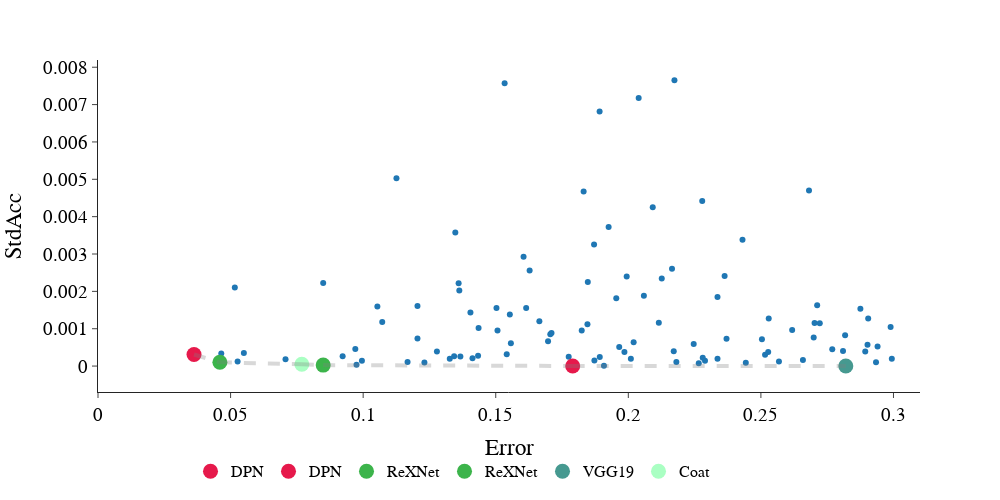

Notebook code cell kept with this figure:
### Code cell
import plotly
df = err_df.merge(stdacc_df, on=['index','epoch'])
df = df[df['epoch'] == 99]
df = df.rename(columns={'Metric_x':'Error'})
df = df.rename(columns={'Metric_y':'Disparity'})
df = df.dropna()
df = df[df['Error']<0.3]
df = df[df['Disparity']<2.0]
df.loc[:,'model'] = df['index'].apply(lambda x: get_name_details(x)[1])
df = df.sort_values(by=['model'])


fig = px.scatter(df, x='Error', 
                 y='Disparity', 
                 template="simple_white", 
                 width=1000, height= 500
            )

fig.update_layout(
    yaxis_title="StdAcc",
#     yaxis_range=[0,6.15],
    xaxis_range=[0,.31],
    font=dict(
        family="Times New Roman",
        size=19,
        color="Black"
    )
)
fig.add_shape(type='line',
                x0=0,y0=0,x1=1,y1=0,
                line=dict(color='Red',),
                xref='x',yref='y'
)
p = np.array(preparePareto(df[['Error','Disparity']], False, False).dropna())
for x, y in zip(p[:-1], p[1:]):
    fig.add_shape(type='line',
                x0=x[0],y0=x[1],x1=y[0],y1=y[1],
                line=dict(color='gray',width=4),line_dash='dash',
                xref='x',yref='y')
    

fig.update_layout(legend=dict(
    orientation="h",
    yanchor="bottom",
    y=-.29,
    xanchor="right",
    x=.75,
    font=dict(
        family="Times New Roman",
        size=16,
        color="Black"
    )
    )
)

pareto_df = pd.merge(df, pd.DataFrame(p), right_on=[0,1], left_on=["Error","Disparity"])
for model in set(pareto_df['model']):
    # match model name to color
    i = [x.lower()[:3] for x in plotted_models].index(model.lower()[:3])
    name = plotted_models[i]
    color = colors[i]
    fig.add_trace(go.Scatter(
        x=pareto_df[pareto_df['model'] == model]['Error'],
        y=pareto_df[pareto_df['model'] == model]['Disparity'],
        mode='markers',
        name = name,
        marker = dict(color=color,size=15),
    ))

fig.show()
plotly.io.write_image(fig, 'app_RQ1_main_full_stdacc.png', format='png')

### Figure 1 — Plotly figure (JSON) as saved in the notebook; plotly's stock layout.template omitted (floating-point values rounded to 4 significant figures)
{"data": [{"hovertemplate": "Error=%{x}<br>Disparity=%{y}<extra></extra>", "legendgroup": "", "marker": {"color": "#1F77B4", "symbol": "circle"}, "mode": "markers", "name": "", "orientation": "v", "showlegend": false, "type": "scatter", "x": [0.09704, 0.07687, 0.1205, 0.2905, 0.1831, 0.1605, 0.2247, 0.2363, 0.2165, 0.1503, 0.2059, 0.1553, 0.1405, 0.2818, 0.179, 0.08493, 0.05265, 0.03621, 0.07072, 0.0975, 0.1541, 0.2336, 0.1433, 0.1167, 0.1231, 0.2989, 0.1908, 0.1664, 0.1955, 0.2699, 0.1994, 0.2769, 0.281, 0.2894, 0.2722, 0.237, 0.2516, 0.294, 0.2092, 0.1205, 0.136, 0.2528, 0.2829, 0.1706, 0.2529, 0.1697, 0.2289, 0.2336, 0.2115, 0.201, 0.1824, 0.1775, 0.1557, 0.2702, 0.1327, 0.09953, 0.1072, 0.2431, 0.2279, 0.2658, 0.1985, 0.1846, 0.1435, 0.2174, 0.2126, 0.1348, 0.1363, 0.1412, 0.1367, 0.2681, 0.1892, 0.1966, 0.1278, 0.1847, 0.171, 0.1871, 0.2171, 0.055, 0.04649, 0.04597, 0.08493, 0.09226, 0.2934, 0.2504, 0.2568, 0.1872, 0.2902, 0.1615, 0.1628, 0.1926, 0.2618, 0.1534, 0.2039, 0.1126, 0.1507, 0.1054, 0.0516, 0.2281, 0.282, 0.2443, 0.1892, 0.2266, 0.2875, 0.2994, 0.202, 0.2712, 0.2181, 0.1343], "xaxis": "x", "y": [0.0004591, 4.769e-05, 0.0007376, 0.001271, 0.004674, 0.002927, 0.000593, 0.002414, 0.002606, 0.001556, 0.001883, 0.001382, 0.001432, 0.0008236, 2.457e-06, 0.002225, 0.0001228, 0.0003099, 0.0001854, 3.789e-05, 0.0003147, 0.0001973, 0.0002761, 0.0001101, 9.377e-05, 0.001044, 8.483e-06, 0.001199, 0.001815, 0.0007672, 0.002401, 0.0004503, 0.0004058, 0.0003883, 0.001146, 0.0007344, 0.0003052, 0.0005257, 0.004252, 0.00161, 0.00222, 0.0003782, 1.626e-05, 0.0008522, 0.001272, 0.0006623, 0.0001428, 0.001848, 0.001161, 0.000197, 0.0009505, 0.0002472, 0.0006125, 0.001156, 0.0001967, 0.0001404, 0.00118, 0.003384, 0.00442, 0.0001622, 0.0003738, 0.001122, 0.001021, 0.007649, 0.002346, 0.003576, 0.002023, 0.0002089, 0.0002548, 0.004697, 0.006812, 0.0005104, 0.0003927, 0.00225, 0.0008822, 0.003252, 0.0003951, 0.000351, 0.0003393, 0.0001006, 2.576e-05, 0.0002653, 0.0001018, 0.0007199, 0.0001239, 0.0001502, 0.0005741, 0.001552, 0.002558, 0.003722, 0.0009687, 0.007574, 0.007174, 0.005026, 0.0009514, 0.001598, 0.002102, 0.0002249, 1.271e-06, 9.152e-05, 0.0002459, 7.661e-05, 0.001538, 0.0001982, 0.0006399, 0.001626, 0.0001089, 0.0002606], "yaxis": "y"}, {"marker": {"color": "#e6194B", "size": 15}, "mode": "markers", "name": "DPN", "type": "scatter", "x": [0.179], "y": [2.457e-06]}, {"marker": {"color": "#e6194B", "size": 15}, "mode": "markers", "name": "DPN", "type": "scatter", "x": [0.03621], "y": [0.0003099]}, {"marker": {"color": "#3cb44b", "size": 15}, "mode": "markers", "name": "ReXNet", "type": "scatter", "x": [0.08493], "y": [2.576e-05]}, {"marker": {"color": "#3cb44b", "size": 15}, "mode": "markers", "name": "ReXNet", "type": "scatter", "x": [0.04597], "y": [0.0001006]}, {"marker": {"color": "#469990", "size": 15}, "mode": "markers", "name": "VGG19", "type": "scatter", "x": [0.282], "y": [1.271e-06]}, {"marker": {"color": "#aaffc3", "size": 15}, "mode": "markers", "name": "Coat", "type": "scatter", "x": [0.07687], "y": [4.769e-05]}], "layout": {"font": {"color": "Black", "family": "Times New Roman", "size": 19}, "height": 500, "legend": {"font": {"color": "Black", "family": "Times New Roman", "size": 16}, "orientation": "h", "tracegroupgap": 0, "x": 0.75, "xanchor": "right", "y": -0.29, "yanchor": "bottom"}, "margin": {"t": 60}, "shapes": [{"line": {"color": "Red"}, "type": "line", "x0": 0, "x1": 1, "xref": "x", "y0": 0, "y1": 0, "yref": "y"}, {"line": {"color": "gray", "dash": "dash", "width": 4}, "type": "line", "x0": 0.03621, "x1": 0.04597, "xref": "x", "y0": 0.0003099, "y1": 0.0001006, "yref": "y"}, {"line": {"color": "gray", "dash": "dash", "width": 4}, "type": "line", "x0": 0.04597, "x1": 0.07687, "xref": "x", "y0": 0.0001006, "y1": 4.769e-05, "yref": "y"}, {"line": {"color": "gray", "dash": "dash", "width": 4}, "type": "line", "x0": 0.07687, "x1": 0.08493, "xref": "x", "y0": 4.769e-05, "y1": 2.576e-05, "yref": "y"}, {"line": {"color": "gray", "dash": "dash", "width": 4}, "type": "line", "x0": 0.08493, "x1": 0.179, "xref": "x", "y0": 2.576e-05, "y1": 2.457e-06, "yref": "y"}, {"line": {"color": "gray", "dash": "dash", "width": 4}, "type": "line", "x0": 0.179, "x1": 0.282, "xref": "x", "y0": 2.457e-06, "y1": 1.271e-06, "yref": "y"}], "width": 1000, "xaxis": {"anchor": "y", "domain": [0, 1], "range": [0, 0.31], "title": {"text": "Error"}}, "yaxis": {"anchor": "x", "domain": [0, 1], "title": {"text": "StdAcc"}}}}
